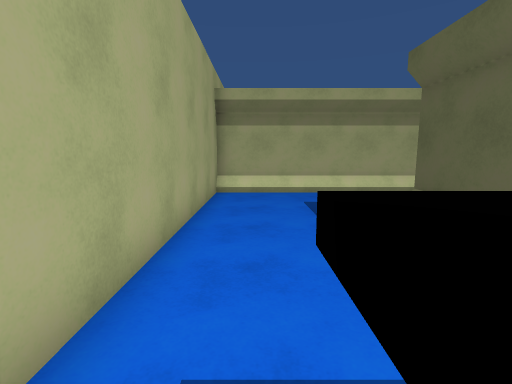
View 1 (above)

24 first-person views from a walk through a Unity game level. The camera is 1.5 m above the floor, tilts 8° down and sees 85° across. The floor is counted in squares, 1 m on a side. Each view is taken from the middle of a square. On the plan, view 1 faces up. The plan holds only what a view shows up to about 14 squares ahead; the rest is blank. The place goes on beyond the plan.

View 2
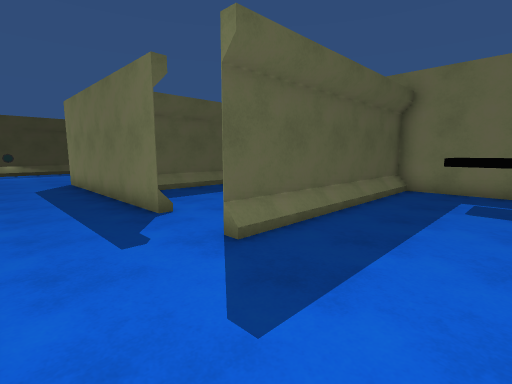

View 3
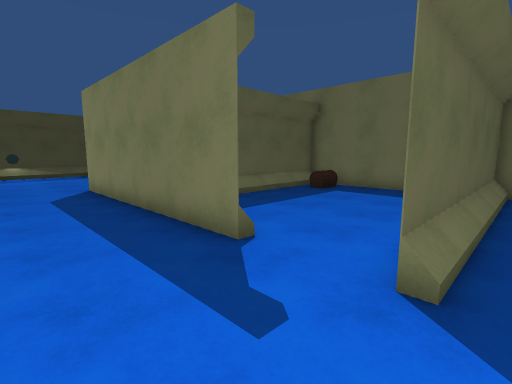

View 4
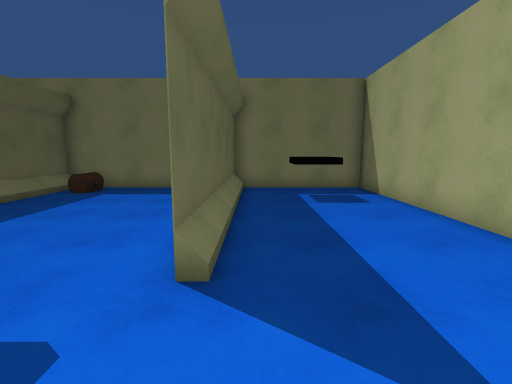

View 5
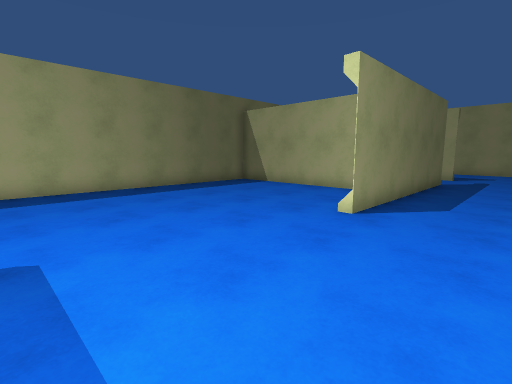

View 6
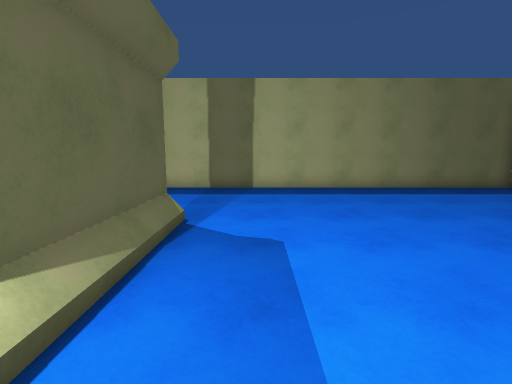

View 7
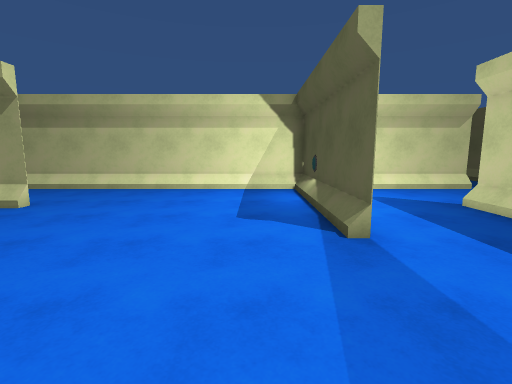

View 8
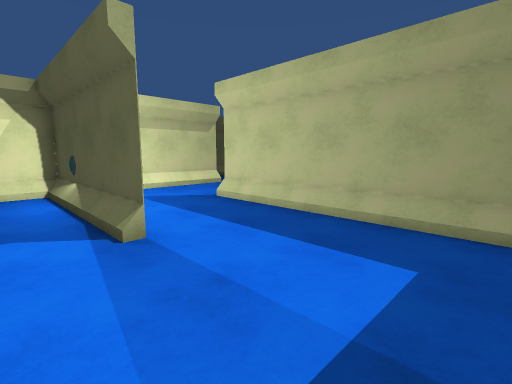

View 9
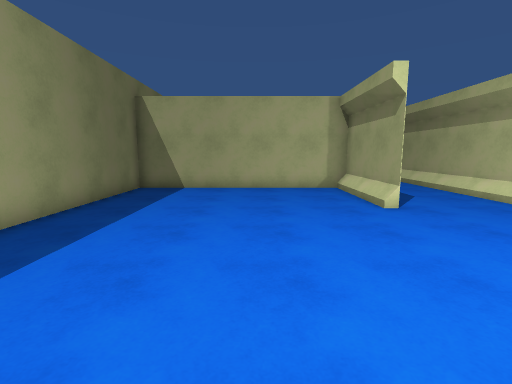

View 10
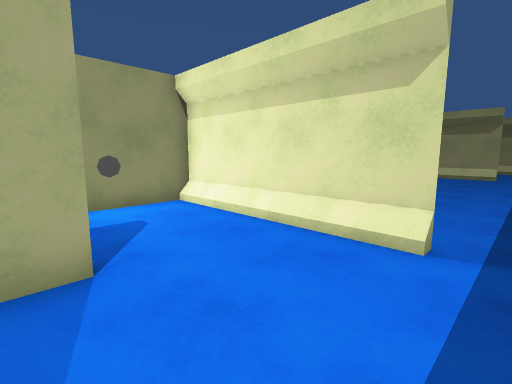

View 11
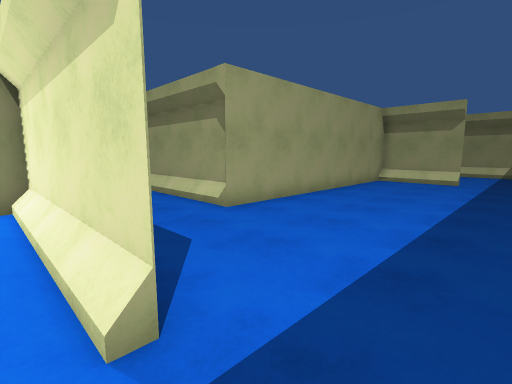

View 12
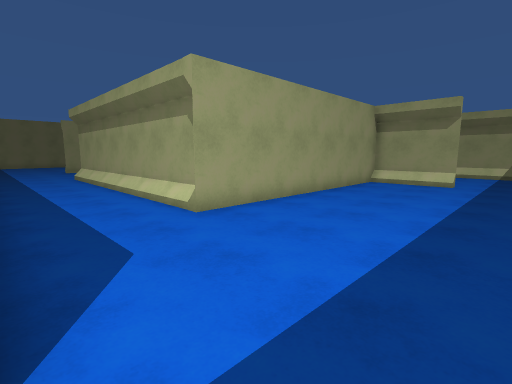

View 13
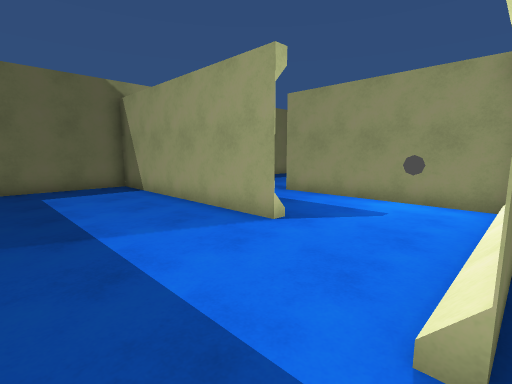

View 14
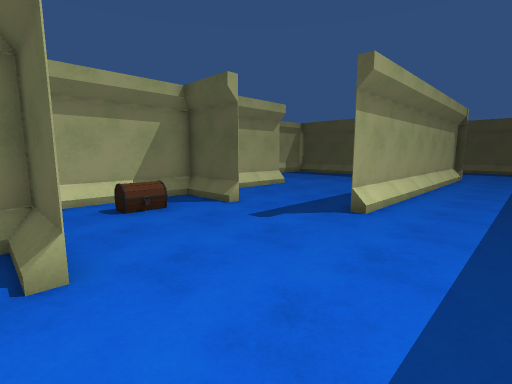

View 15
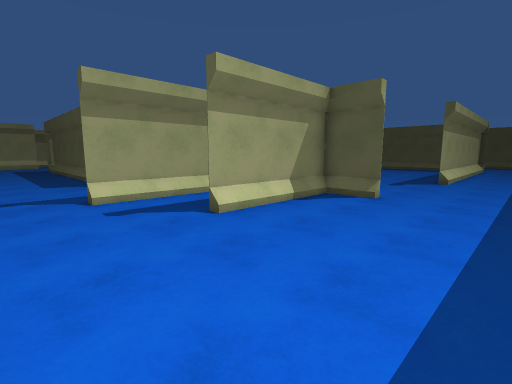

View 16
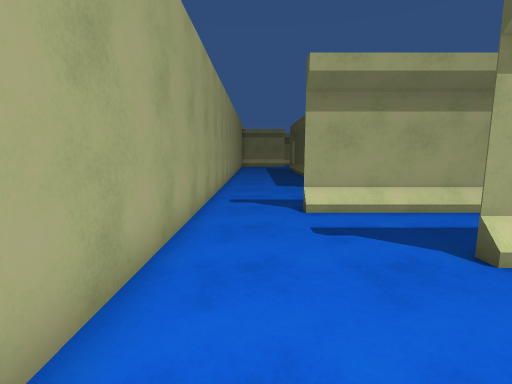

View 17
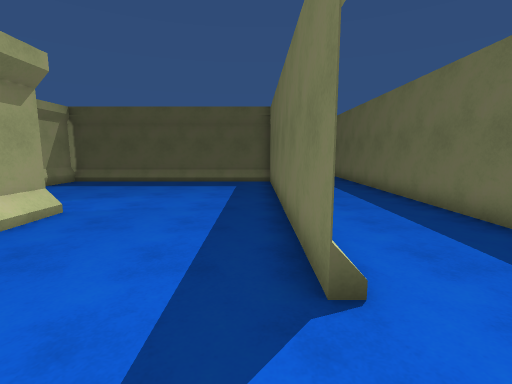

View 18
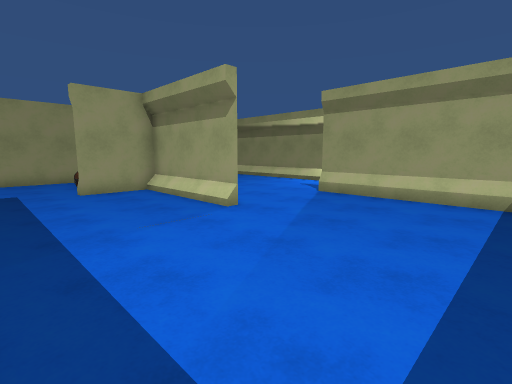

View 19
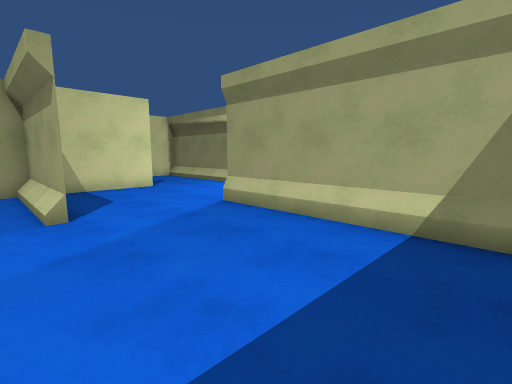

View 20
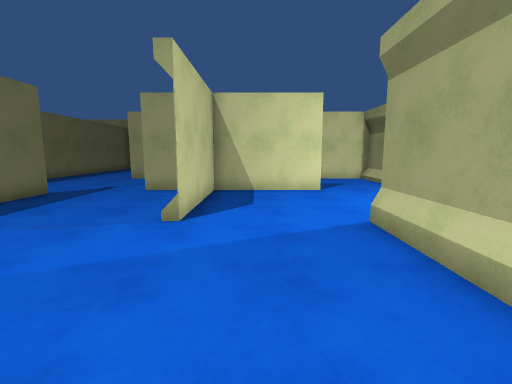

View 21
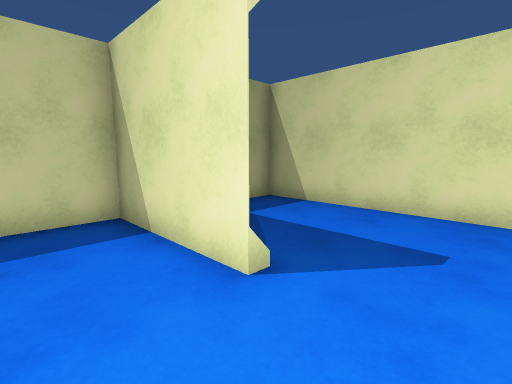

View 22
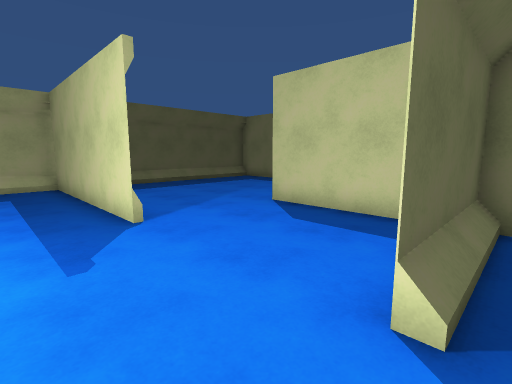

View 23
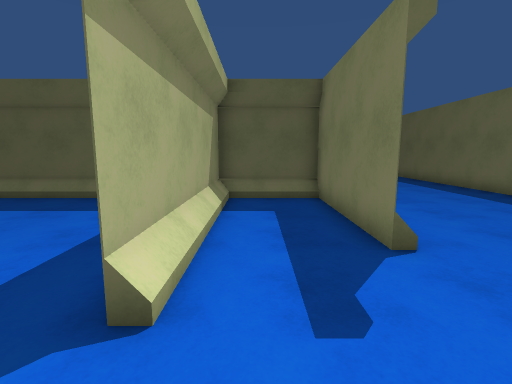

View 24
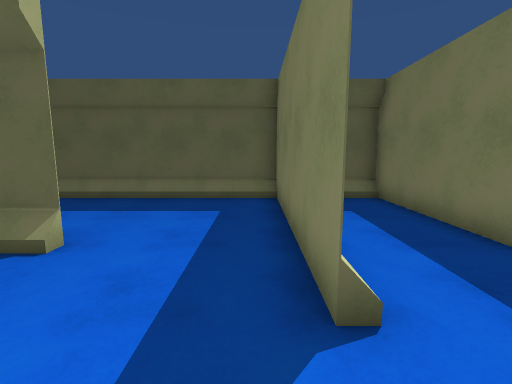

### Floor plan
Key: @ floor where view 1 was taken; # wall or solid block; . floor; C chest.
Columns run from 2 left of view 1 to 33 right of it. Each row starts with its distance up from view 1.
 28 #....    ..#...............      ..
 27 #....   ...#.................#   ..
 26 #....#.....#.........############..
 25 #..........#....#............#.....
 24 #..........#....#............#.....
 23 #..........#.. .#............#.....
 22 #..........#.  .#............#......
 21 #...#################........#......
 20 #..........#....#............#......
 19 #..........#.C..#............#......
 18 #.....######.................#......
 17 #..........#.................#......
 16 #..........#.................#......
 15  ................#############......
 14  ...................................
 13   ..................................
 12  . .................................
 11 #########  ######################...
 10 #.........................#.........
  9 #.........................#.........
  8 #.........................#.........
  7 #........#########........#.........
  6 #.....#....  #............#...#.....
  5 #.....#......#............#...#.....
  4 #.....#......#............#...#.....
  3 #.....#......#................#.....
  2 #.....#......#................#.....
  1 #.....# .....#................#.....
  0 #.@...# .....#................#.....
 -1 #.....# ....C#................#....
 -2 #######  ##########################

Where each view was taken, in squares from view 1:
view 1: 0 up, 0 right, facing up
view 2: 10 up, 0 right, facing down-right
view 3: 10 up, 3 right, facing down-right
view 4: 10 up, 3 right, facing down
view 5: 10 up, 22 right, facing down-left
view 6: 10 up, 22 right, facing down
view 7: 1 down, 22 right, facing up
view 8: 1 down, 22 right, facing up-right
view 9: 3 up, 23 right, facing left
view 10: 6 up, 32 right, facing up-left
view 11: 10 up, 33 right, facing up-left
view 12: 11 up, 33 right, facing up-left
view 13: 11 up, 33 right, facing down-left
view 14: 12 up, 8 right, facing up-right
view 15: 12 up, 1 left, facing up-right
view 16: 14 up, 0 right, facing up
view 17: 16 up, 12 right, facing right
view 18: 16 up, 25 right, facing up-left
view 19: 20 up, 26 right, facing up-left
view 20: 23 up, 25 right, facing left
view 21: 28 up, 16 right, facing down-left
view 22: 28 up, 13 right, facing down-right
view 23: 20 up, 1 left, facing right
view 24: 22 up, 1 left, facing right
